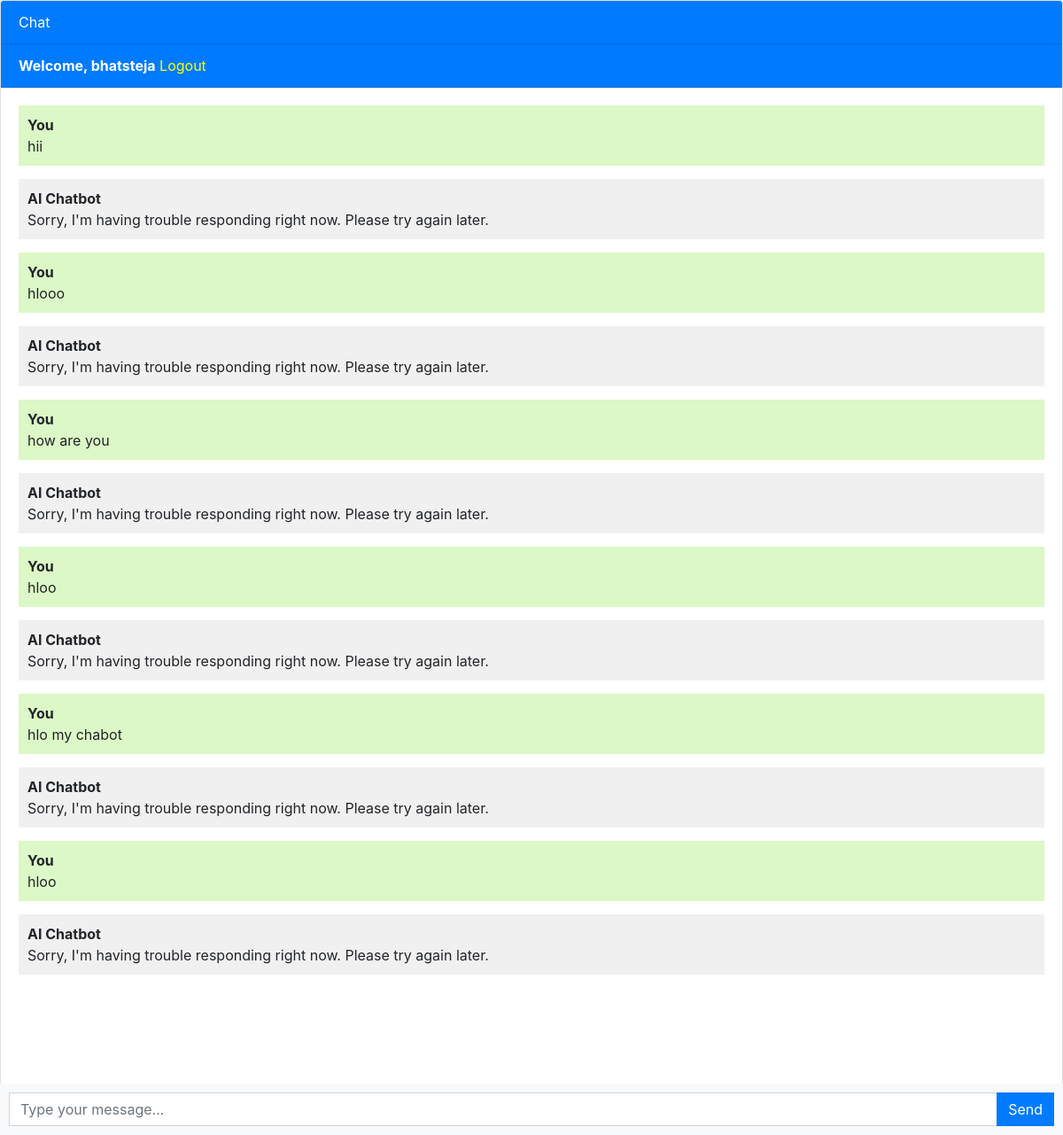
The page /chatbot/ (signed in) on the database its author committed.
### chatbot/models.py (models this page shows, shortened)
class Chat(models.Model):
    user = models.ForeignKey(User, on_delete=models.CASCADE)
    message = models.TextField()
    response = models.TextField()
    created_at = models.DateTimeField(auto_now_add=True)

### chatbot/views.py (the view, shortened to what this page needs)
# urls.py: path('chatbot/', views.chatbot, name='chatbot'),
@login_required
def chatbot(request):
    chats = Chat.objects.filter(user=request.user)
    return render(request, 'chatbot.html', {'chats': chats})

### chatbot/Templates/chatbot.html (shortened to what this page needs)
{% extends 'base.html' %}
{% block content %}
<div class="chat-container">
  <div class="card flex-grow-1">
    <div class="card-header bg-primary text-white">Chat</div>
    {% if user.is_authenticated %}
    <div class="card-header bg-primary text-white"><b>Welcome, {{user.username}}</b>   <a style="color: yellow;" href="logout">Logout</a></div>
    {% else %}
    <div class="card-header bg-primary text-white"><a style="color: yellow" href="login">Login</a>   <a style="color: yellow;" href="register">Register</a></div>
    {% endif %}
    <div class="card-body messages-box">
      <ul class="list-unstyled messages-list">
        {% for chat in chats %}
          {% if chat.user == request.user %}
            <li class="message sent">
              <div class="message-text">
                <div class="message-sender">
                  <b>You</b>
                </div>
                <div class="message-content">
                  {{chat.message}}
                </div>
              </div>
            </li>
            <li class="message received">
              <div class="message-text">
                <div class="message-sender">
                  <b>AI Chatbot</b>
                </div>
                <div class="message-content">
                  {{chat.response}}
                </div>
              </div>
            </li>
          {% endif %}
        {% endfor %}
      </ul>
    </div>
    <br><br>
    <br><br>
    <br><br>
  </div>
  <form class="message-form">
    <div class="input-group">
      <input type="text" class="form-control message-input" placeholder="Type your message...">
      <div class="input-group-append">
        <button type="submit" class="btn btn-primary btn-send">Send</button>
      </div>
    </div>
  </form>
</div>
{% endblock %}

### chatbot/Templates/base.html (shortened to what this page needs)
<!DOCTYPE html>
<html lang="en">
  <head>
    <link rel="stylesheet" href="https://stackpath.bootstrapcdn.com/bootstrap/4.3.1/css/bootstrap.min.css">
  </head>
  <body>
    {% block content %}{% endblock %}
  </body>
</html>

### chatbot/Templates/chatbot.html (style rules this page uses)
body, html { height: 100%; }
.messages-box { flex: 1; overflow-y: auto; }
.messages-list { padding-left: 0; }
.message { margin-bottom: 15px; list-style: none; }
.message-text { padding: 10px; border-radius: 5px; }
.sent { background-color: #dcf8c6; align-self: flex-end; }
.received { background-color: #f1f0f0; align-self: flex-start; }
.message-form { display: flex; position: fixed; bottom: 0; left: 0; right: 0; padding: 10px; background-color: #f8f9fa; }
.message-input { flex: 1; border-radius: 0; border-right: none; }
.btn-send { border-radius: 0; }
.chat-container { height: 100%; display: flex; flex-direction: column; }

### rows shown on the page
Chat: message "hii", response "Sorry, I'm having trouble responding right now. Please try again later."
Chat: message "hlooo", response "Sorry, I'm having trouble responding right now. Please try again later."
Chat: message "how are you", response "Sorry, I'm having trouble responding right now. Please try again later."
Chat: message "hloo", response "Sorry, I'm having trouble responding right now. Please try again later."
Chat: message "hlo my chabot", response "Sorry, I'm having trouble responding right now. Please try again later."
Chat: message "hloo", response "Sorry, I'm having trouble responding right now. Please try again later."

### other values the page prints
{{ user.username }} "bhatsteja"
